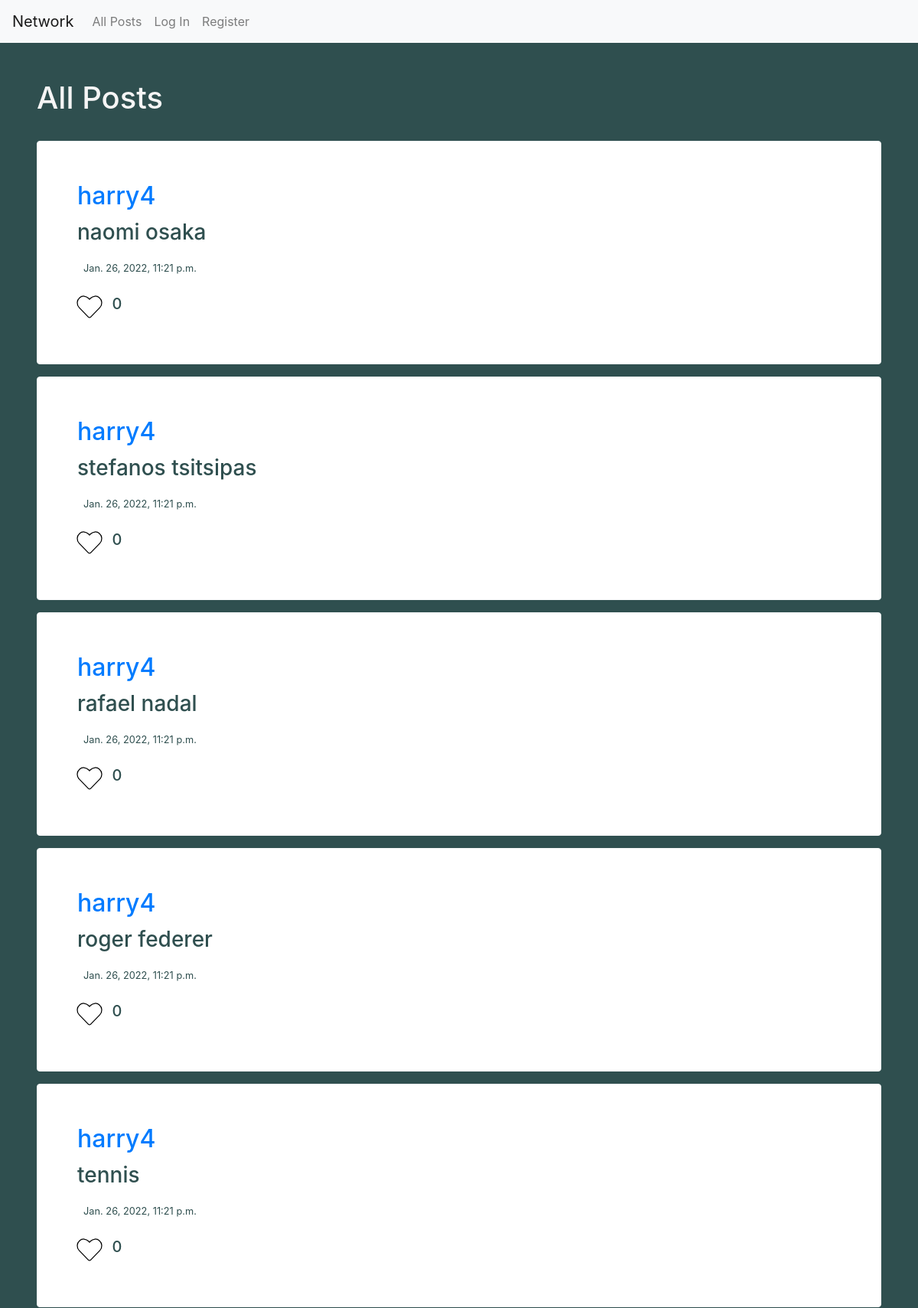
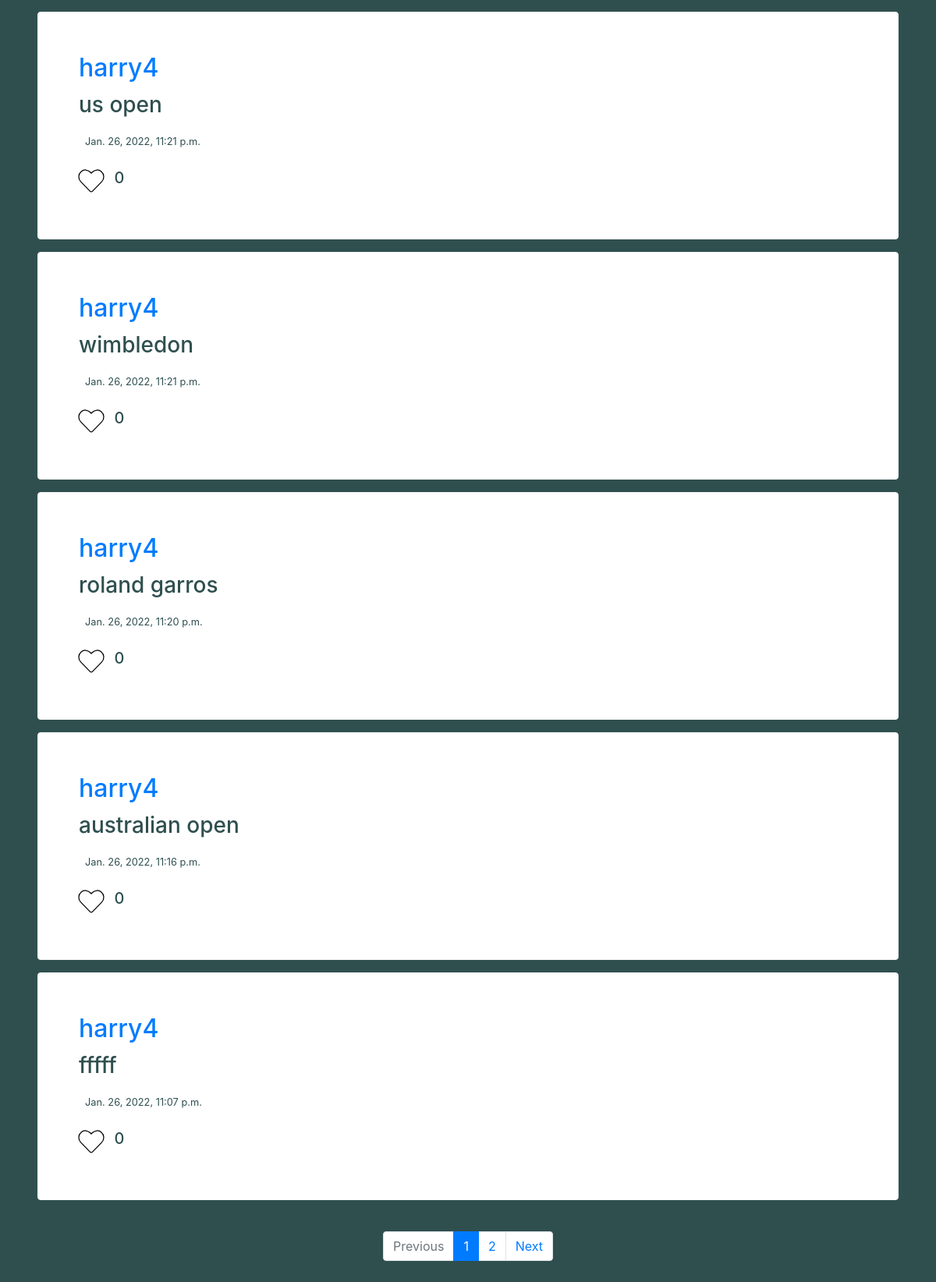
Before: / with the older database file (2 pictures, top to bottom).
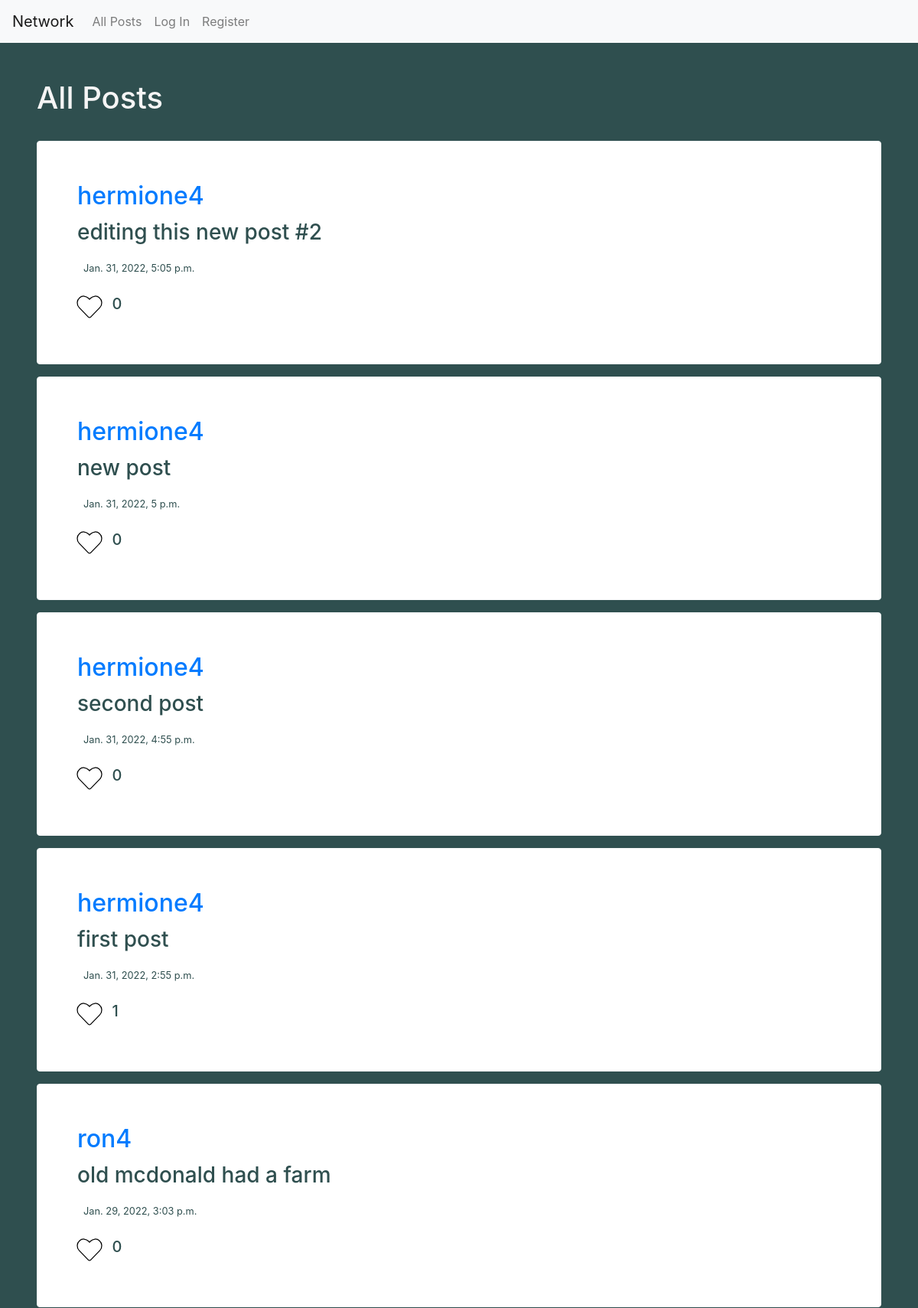
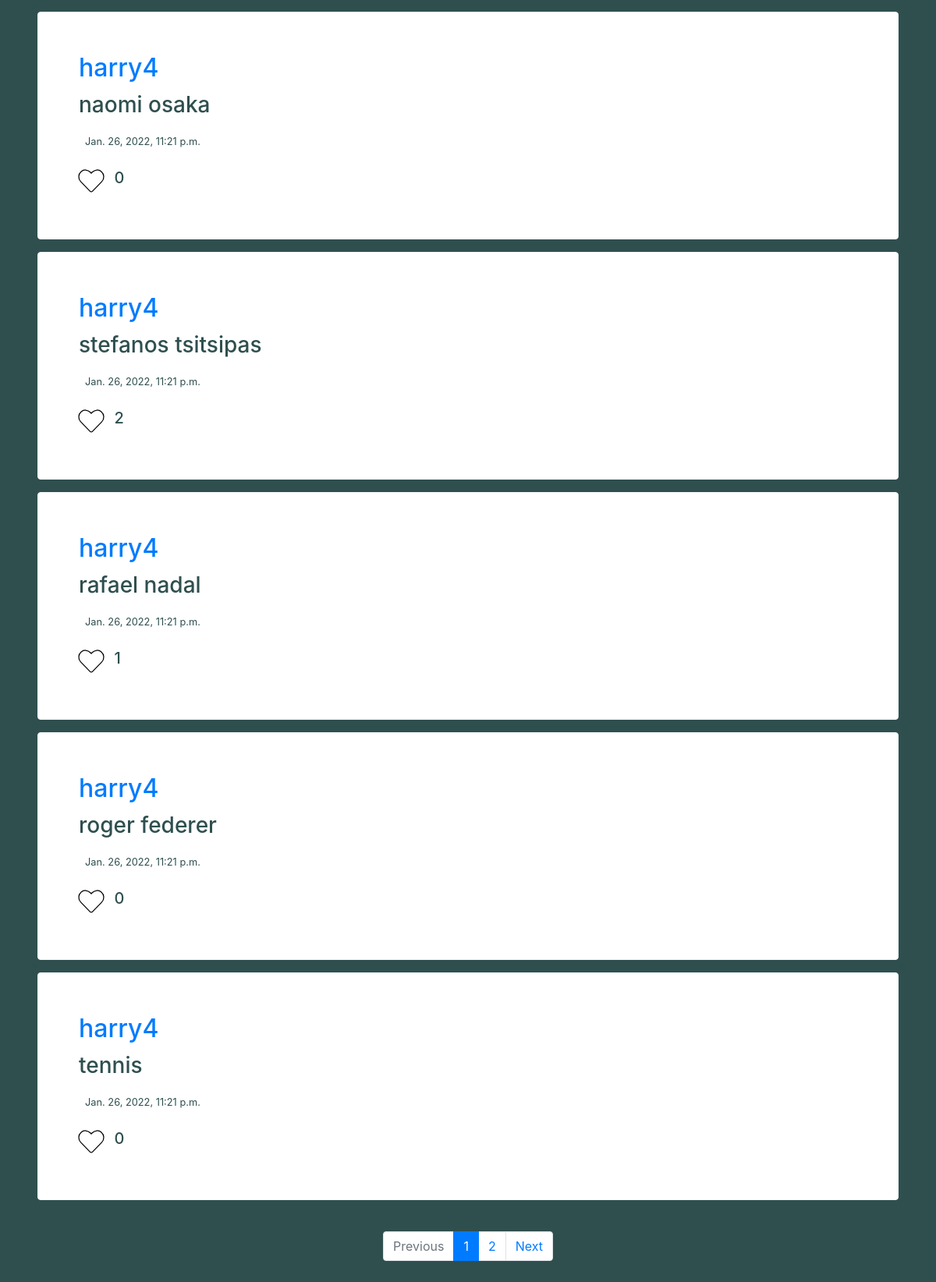
After: the same page with the newer database file (2 pictures, top to bottom).
### network/models.py (models this page shows, shortened)
class Post(models.Model):
    user = models.ForeignKey(User,on_delete=models.CASCADE,related_name="userID")
    contents = models.CharField(max_length=280, default=None)
    created_dt = models.DateTimeField(default=datetime.datetime.now)
    likes = models.ManyToManyField(User, related_name="likes", blank=True)
    def get_likes_count(self):
        return self.likes.count()

class User(AbstractUser):
    follow_list = models.ManyToManyField("self", related_name='follows', blank=True, symmetrical=False)

### network/views.py (the view)
# urls.py: path("", views.index, name="index"),
def index(request):
    unpaginated_posts = Post.objects.all().order_by('-created_dt')
    all_posts = paginate(request, unpaginated_posts)
    return render(request, "network/index.html", {
        'form': forms.CreatePostForm(),
        'all_posts': all_posts,
        "title": "All Posts",
        'remove_create_post': "False"
    })

### network/views.py (called while the page is built)
def paginate(request, dataList):
    paginator = Paginator(dataList, MAX_POSTS_PER_PAGE)
    page_num = request.GET.get('page')
    page_obj = paginator.get_page(page_num)
    return page_obj

### network/templates/network/index.html (shortened to what this page needs)
{% extends "network/layout.html" %}
{% load static %}
{% block body %}
<div class="container-fluid" id="index-view">
  {% if is_profile_page == "True" %}
    {% include "network/profile.html" %}
  {% else %}
    <h1>{{ title }}</h1>
  {% endif %}
    <br>
    {% for post in all_posts %}
    <div class="card border-light mb-3" id="post-view">
        <div class="card-body">
            <h2 class="card-title"><a href="{% url 'profile' post.user.username %}">{{post.user.username}}</a></h2>
            <h3 class="card-text" id="post_body_{{post.id}}"> {{ post.contents }}</h3>
            <p class="card-text ml-auto p-2"><small>{{post.created_dt}}</small></p>
            <div style="display: inline-flex">
              {% if request.user in post.likes.all %}
                <i id="like_btn_{{post.id}}" class="fa fa-heart fa-2x" style="color: salmon; " onclick="like_or_unlike(`{{post.id}}`)"></i>
              {% else %}
                <i id="like_btn_{{post.id}}" class="fa fa-heart fa-2x" style="color: white; " onclick="like_or_unlike(`{{post.id}}`)"></i>
              {% endif %}
              <h5 id="like_count_{{post.id}}"> {{ post.get_likes_count }}</h5>
            </div>
        </div>
    </div>
    {% endfor %}
    <br>
    <ul class="pagination justify-content-center">
        {% if all_posts.has_previous %}
          <li class="page-item"><a class="page-link" href="?page={{ all_posts.previous_page_number }}">Previous</a></li>
        {% else %}
          <li class="page-item disabled"><a class="page-link" href="#">Previous</a></li>
        {% endif %}
        {% for i in all_posts.paginator.page_range %}
          {% if all_posts.number == i %}
            <li class="page-item active"><span class="page-link">{{ i }}</span></li>
          {% else %}
            <li class="page-item"><a class="page-link" href="?page={{ i }}">{{ i }}</a></li>
          {% endif %}
        {% endfor %}
        {% if all_posts.has_next %}
          <li class="page-item"><a class="page-link" href="?page={{ all_posts.next_page_number }}">Next</a></li>
        {% else %}
          <li class="page-item disabled"><span class="page-link">Next</span></li>
        {% endif %}
    </ul>
</div>
<link rel="stylesheet" href="https://cdnjs.cloudflare.com/ajax/libs/font-awesome/4.7.0/css/font-awesome.min.css">
{% endblock %}

Changed rows visible on the page:
no longer on this page (row unchanged): Post: user.username "harry4", contents "us open", created_dt "Jan. 26, 2022, 11:21 p.m.", get_likes_count "0"
no longer on this page (row unchanged): Post: user.username "harry4", contents "wimbledon", created_dt "Jan. 26, 2022, 11:21 p.m.", get_likes_count "0"
no longer on this page (row unchanged): Post: user.username "harry4", contents "roland garros", created_dt "Jan. 26, 2022, 11:20 p.m.", get_likes_count "0"
no longer on this page (row unchanged): Post: user.username "harry4", contents "australian open", created_dt "Jan. 26, 2022, 11:16 p.m.", get_likes_count "0"
no longer on this page (row unchanged): Post: user.username "harry4", contents "fffff", created_dt "Jan. 26, 2022, 11:07 p.m.", get_likes_count "0"
added Post: user.username "hermione4", contents "editing this new post #2", created_dt "Jan. 31, 2022, 5:05 p.m.", get_likes_count "0"
added Post: user.username "hermione4", contents "new post", created_dt "Jan. 31, 2022, 5 p.m.", get_likes_count "0"
added Post: user.username "hermione4", contents "second post", created_dt "Jan. 31, 2022, 4:55 p.m.", get_likes_count "0"
added Post: user.username "hermione4", contents "first post", created_dt "Jan. 31, 2022, 2:55 p.m.", get_likes_count "1"
added Post: user.username "ron4", contents "old mcdonald had a farm", created_dt "Jan. 29, 2022, 3:03 p.m.", get_likes_count "0"
computed for Post "stefanos tsitsipas": get_likes_count "0" → "2"
computed for Post "rafael nadal": get_likes_count "0" → "1"
